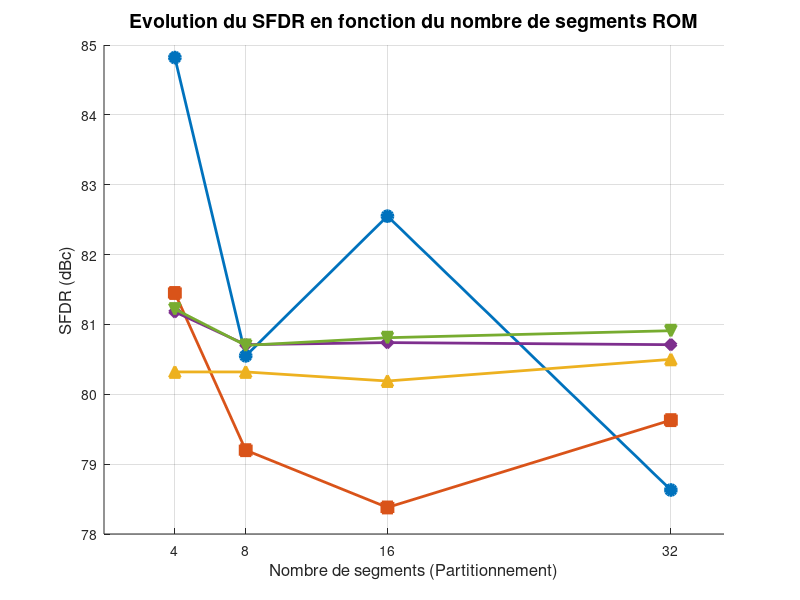

Recreate this plot in MATLAB. (Note: this script raises an error after producing the figure.)
%% Trace des performances DDS : SFDR et SNR
clear; clc; close all;

% 1. Definition des axes
segments = [4, 8, 16, 32];
accum_bits = [16, 18, 20, 22, 24];

% 2. Insertion des donnees (Lignes = Accumulateurs, Colonnes = Segments)
% Ordre des lignes : 16 bits, 18 bits, 20 bits, 22 bits, 24 bits
sfdr_data = [
    84.82, 80.55, 82.55, 78.63; % 16 bits
    81.45, 79.20, 78.38, 79.63; % 18 bits
    80.32, 80.32, 80.19, 80.50; % 20 bits
    81.18, 80.71, 80.74, 80.71; % 22 bits
    81.22, 80.70, 80.81, 80.91  % 24 bits
];

snr_data = [
    71.78, 72.72, 72.25, 72.67; % 16 bits
    71.91, 73.18, 73.35, 73.27; % 18 bits
    73.20, 73.20, 73.25, 73.23; % 20 bits
    71.60, 73.25, 73.20, 73.25; % 22 bits
    71.56, 73.27, 73.20, 73.19  % 24 bits
];

% Palette de couleurs lisible pour les 5 courbes
couleurs = lines(5); 
marqueurs = {'o', 's', '^', 'd', 'v'};

%% 3. Premier graphique : Evolution du SFDR
fig1 = figure('Name', 'Evolution du SFDR', 'Color', 'w', 'Position', [100, 100, 800, 500]);
hold on;
for i = 1:length(accum_bits)
    plot(segments, sfdr_data(i, :), ['-', marqueurs{i}], ...
        'Color', couleurs(i,:), 'LineWidth', 2, 'MarkerSize', 8, 'MarkerFaceColor', couleurs(i,:));
end
hold off;

% Mise en forme
title('Evolution du SFDR en fonction du nombre de segments ROM', 'FontSize', 14);
xlabel('Nombre de segments (Partitionnement)', 'FontSize', 12);
ylabel('SFDR (dBc)', 'FontSize', 12);
xticks(segments); % Force l'affichage precis des abscisses (4, 8, 16, 32)
grid on;
legend(strcat(string(accum_bits), ' bits'), 'Location', 'best', 'FontSize', 11);
set(gca, 'FontSize', 12, 'LineWidth', 1);

%% 4. Second graphique : Evolution du SNR
fig2 = figure('Name', 'Evolution du SNR', 'Color', 'w', 'Position', [150, 150, 800, 500]);
hold on;
for i = 1:length(accum_bits)
    plot(segments, snr_data(i, :), ['-', marqueurs{i}], ...
        'Color', couleurs(i,:), 'LineWidth', 2, 'MarkerSize', 8, 'MarkerFaceColor', couleurs(i,:));
end
hold off;

% Mise en forme
title('Evolution du SNR en fonction du nombre de segments ROM', 'FontSize', 14);
xlabel('Nombre de segments (Partitionnement)', 'FontSize', 12);
ylabel('SNR (dB)', 'FontSize', 12);
xticks(segments); 
grid on;
legend(strcat(string(accum_bits), ' bits'), 'Location', 'best', 'FontSize', 11);
set(gca, 'FontSize', 12, 'LineWidth', 1);

%% 5. Sauvegarde des courbes en format vectoriel PDF
% Forcer MATLAB a rafraichir tous les affichages graphiques en memoire
drawnow;

% Export de la figure du SFDR
exportgraphics(fig1, 'evolution_sfdr.pdf', 'ContentType', 'vector');
% Export de la figure du SNR
exportgraphics(fig2, 'evolution_snr.pdf', 'ContentType', 'vector');
